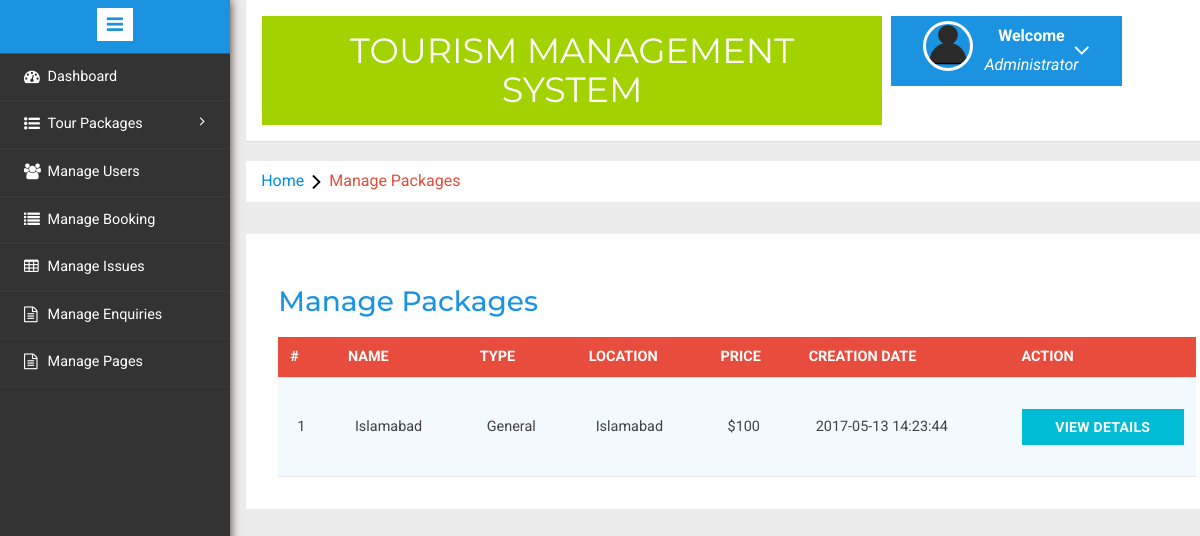
The page /admin/manage-packages.php (signed in) on the database its author committed.
### tables this page shows
CREATE TABLE `tbltourpackages` (
  `PackageId` int(11) NOT NULL,
  `PackageName` varchar(200) DEFAULT NULL,
  `PackageType` varchar(150) DEFAULT NULL,
  `PackageLocation` varchar(100) DEFAULT NULL,
  `PackagePrice` int(11) DEFAULT NULL,
  `PackageFetures` varchar(255) DEFAULT NULL,
  `PackageDetails` mediumtext DEFAULT NULL,
  `PackageImage` varchar(100) DEFAULT NULL,
  `Creationdate` timestamp NULL DEFAULT current_timestamp(),
  `UpdationDate` timestamp NULL DEFAULT NULL ON UPDATE current_timestamp()
);

### admin/manage-packages.php (the view, shortened to what this page needs)
<?php
include('includes/config.php');
if(strlen($_SESSION['alogin'])==0)
	{
header('location:index.php');
}
else{
	?>
<!DOCTYPE HTML>
<html>
<head>
<link href="css/bootstrap.min.css" rel='stylesheet' type='text/css' />
<link href="css/style.css" rel='stylesheet' type='text/css' />
<link rel="stylesheet" href="css/morris.css" type="text/css"/>
<link href="css/font-awesome.css" rel="stylesheet">
<link rel="stylesheet" type="text/css" href="css/table-style.css" />
<link rel="stylesheet" type="text/css" href="css/basictable.css" />
<link rel="stylesheet" href="css/icon-font.min.css" type='text/css' />
</head>
<body>
   <div class="page-container">
<div class="left-content">
	   <div class="mother-grid-inner">
				<?php include('includes/header.php');?>
				</div>
<ol class="breadcrumb">
                <li class="breadcrumb-item"><a href="index.html">Home</a><i class="fa fa-angle-right"></i>Manage Packages</li>
            </ol>
<div class="agile-grids">
				<div class="agile-tables">
					<div class="w3l-table-info">
					  <h2>Manage Packages</h2>
					    <table id="table">
						<thead>
						  <tr>
						  <th>#</th>
							<th >Name</th>
							<th>Type</th>
							<th>Location</th>
							<th>Price</th>
							<th>Creation Date</th>
							<th>Action</th>
						  </tr>
						</thead>
						<tbody>
<?php $sql = "SELECT * from TblTourPackages";
$query = $dbh -> prepare($sql);
$query->execute();
$results=$query->fetchAll(PDO::FETCH_OBJ);
$cnt=1;
if($query->rowCount() > 0)
{
foreach($results as $result)
{				?>
						  <tr>
							<td><?php echo htmlentities($cnt);?></td>
							<td><?php echo htmlentities($result->PackageName);?></td>
							<td><?php echo htmlentities($result->PackageType);?></td>
							<td><?php echo htmlentities($result->PackageLocation);?></td>
							<td>$<?php echo htmlentities($result->PackagePrice);?></td>
							<td><?php echo htmlentities($result->Creationdate);?></td>
							<td><a href="update-package.php?pid=<?php echo htmlentities($result->PackageId);?>"><button type="button" class="btn btn-primary btn-block">View Details</button></a></td>
						  </tr>
						 <?php $cnt=$cnt+1;} }?>
						</tbody>
					  </table>
					</div>
			</div>
</div>
</div>
						<?php include('includes/sidebarmenu.php');?>
							</div>
</body>
</html>
<?php } ?>

### admin/css/table-style.css (style rules this page uses)
table { background: white; border-collapse: collapse; margin: 1.25em 0 0; width: 100%; }
table tr, table th, table td { border: none; border-bottom: 1px solid #e8e8e8; font-size: .95em; }
table th, table td { padding: 10px 12px; text-align: left; }
table th { background: #e74c3c; color: #fff; text-transform: uppercase; }
table tr td { background: #f3faff; color: #424242; }
table { width: 100%; }

### rows shown on the page
tbltourpackages: PackageName "Islamabad", PackageType "General", PackageLocation "Islamabad", PackagePrice "100", Creationdate "2017-05-13 14:23:44"
